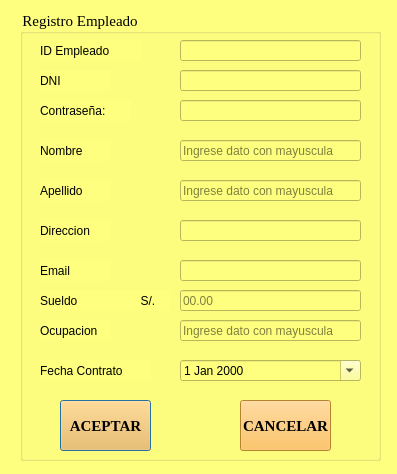
<?xml version="1.0" encoding="UTF-8"?>
<ui version="4.0">
 <class>Gui_Empleado</class>
 <widget class="QDialog" name="Gui_Empleado">
  <property name="enabled">
   <bool>true</bool>
  </property>
  <property name="geometry">
   <rect>
    <x>0</x>
    <y>0</y>
    <width>397</width>
    <height>474</height>
   </rect>
  </property>
  <property name="windowTitle">
   <string>Registro Empleado</string>
  </property>
  <property name="styleSheet">
   <string notr="true">background-color: rgb(255, 255, 127);</string>
  </property>
  <widget class="QGroupBox" name="groupBox">
   <property name="geometry">
    <rect>
     <x>20</x>
     <y>10</y>
     <width>361</width>
     <height>451</height>
    </rect>
   </property>
   <property name="font">
    <font>
     <family>Times New Roman</family>
     <pointsize>11</pointsize>
    </font>
   </property>
   <property name="styleSheet">
    <string notr="true">background-color: rgb(255, 255, 127);</string>
   </property>
   <property name="title">
    <string>Registro Empleado</string>
   </property>
   <widget class="QLabel" name="label">
    <property name="geometry">
     <rect>
      <x>20</x>
      <y>30</y>
      <width>101</width>
      <height>21</height>
     </rect>
    </property>
    <property name="text">
     <string>ID Empleado</string>
    </property>
   </widget>
   <widget class="QLabel" name="label_2">
    <property name="geometry">
     <rect>
      <x>20</x>
      <y>130</y>
      <width>71</width>
      <height>21</height>
     </rect>
    </property>
    <property name="text">
     <string>Nombre</string>
    </property>
   </widget>
   <widget class="QLabel" name="label_3">
    <property name="geometry">
     <rect>
      <x>20</x>
      <y>170</y>
      <width>71</width>
      <height>21</height>
     </rect>
    </property>
    <property name="text">
     <string>Apellido</string>
    </property>
   </widget>
   <widget class="QLabel" name="label_4">
    <property name="geometry">
     <rect>
      <x>20</x>
      <y>210</y>
      <width>71</width>
      <height>21</height>
     </rect>
    </property>
    <property name="text">
     <string>Direccion</string>
    </property>
   </widget>
   <widget class="QLabel" name="label_5">
    <property name="geometry">
     <rect>
      <x>20</x>
      <y>250</y>
      <width>71</width>
      <height>21</height>
     </rect>
    </property>
    <property name="text">
     <string>Email</string>
    </property>
   </widget>
   <widget class="QLabel" name="label_6">
    <property name="geometry">
     <rect>
      <x>20</x>
      <y>280</y>
      <width>131</width>
      <height>21</height>
     </rect>
    </property>
    <property name="text">
     <string>Sueldo                   S/.</string>
    </property>
   </widget>
   <widget class="QLabel" name="label_7">
    <property name="geometry">
     <rect>
      <x>20</x>
      <y>310</y>
      <width>71</width>
      <height>21</height>
     </rect>
    </property>
    <property name="text">
     <string>Ocupacion</string>
    </property>
   </widget>
   <widget class="QLabel" name="label_8">
    <property name="geometry">
     <rect>
      <x>20</x>
      <y>350</y>
      <width>111</width>
      <height>21</height>
     </rect>
    </property>
    <property name="text">
     <string>Fecha Contrato</string>
    </property>
   </widget>
   <widget class="QLineEdit" name="lineEdit_nombreE">
    <property name="geometry">
     <rect>
      <x>160</x>
      <y>130</y>
      <width>181</width>
      <height>21</height>
     </rect>
    </property>
    <property name="placeholderText">
     <string extracomment="Ingresar primer letra una mayuscula">Ingrese dato con mayuscula</string>
    </property>
   </widget>
   <widget class="QLineEdit" name="lineEdit_apellidoE">
    <property name="geometry">
     <rect>
      <x>160</x>
      <y>170</y>
      <width>181</width>
      <height>21</height>
     </rect>
    </property>
    <property name="placeholderText">
     <string>Ingrese dato con mayuscula</string>
    </property>
   </widget>
   <widget class="QLineEdit" name="lineEdit_direccionE">
    <property name="geometry">
     <rect>
      <x>160</x>
      <y>210</y>
      <width>181</width>
      <height>21</height>
     </rect>
    </property>
   </widget>
   <widget class="QLineEdit" name="lineEdit_emailE">
    <property name="geometry">
     <rect>
      <x>160</x>
      <y>250</y>
      <width>181</width>
      <height>21</height>
     </rect>
    </property>
   </widget>
   <widget class="QLineEdit" name="lineEdit_sueldoE">
    <property name="geometry">
     <rect>
      <x>160</x>
      <y>280</y>
      <width>181</width>
      <height>21</height>
     </rect>
    </property>
    <property name="text">
     <string/>
    </property>
    <property name="placeholderText">
     <string>00.00</string>
    </property>
   </widget>
   <widget class="QLineEdit" name="lineEdit_ocupacionE">
    <property name="geometry">
     <rect>
      <x>160</x>
      <y>310</y>
      <width>181</width>
      <height>21</height>
     </rect>
    </property>
    <property name="placeholderText">
     <string>Ingrese dato con mayuscula</string>
    </property>
   </widget>
   <widget class="QDateEdit" name="dateEdit">
    <property name="geometry">
     <rect>
      <x>160</x>
      <y>350</y>
      <width>181</width>
      <height>21</height>
     </rect>
    </property>
    <property name="calendarPopup">
     <bool>true</bool>
    </property>
   </widget>
   <widget class="QPushButton" name="Aceptar_button">
    <property name="geometry">
     <rect>
      <x>40</x>
      <y>390</y>
      <width>91</width>
      <height>51</height>
     </rect>
    </property>
    <property name="font">
     <font>
      <family>Times New Roman</family>
      <pointsize>11</pointsize>
      <weight>75</weight>
      <bold>true</bold>
     </font>
    </property>
    <property name="styleSheet">
     <string notr="true">background-color: rgb(255, 184, 62);</string>
    </property>
    <property name="text">
     <string>ACEPTAR</string>
    </property>
   </widget>
   <widget class="QPushButton" name="Cancel_button">
    <property name="geometry">
     <rect>
      <x>220</x>
      <y>390</y>
      <width>91</width>
      <height>51</height>
     </rect>
    </property>
    <property name="font">
     <font>
      <family>Times New Roman</family>
      <pointsize>11</pointsize>
      <weight>75</weight>
      <bold>true</bold>
     </font>
    </property>
    <property name="styleSheet">
     <string notr="true">background-color: rgb(255, 184, 62);</string>
    </property>
    <property name="text">
     <string>CANCELAR</string>
    </property>
   </widget>
   <widget class="QLineEdit" name="lineEdit_DNI">
    <property name="geometry">
     <rect>
      <x>160</x>
      <y>60</y>
      <width>181</width>
      <height>21</height>
     </rect>
    </property>
   </widget>
   <widget class="QLabel" name="label_9">
    <property name="geometry">
     <rect>
      <x>20</x>
      <y>60</y>
      <width>71</width>
      <height>21</height>
     </rect>
    </property>
    <property name="text">
     <string>DNI</string>
    </property>
   </widget>
   <widget class="QLineEdit" name="lineEdit_idEmpleado">
    <property name="enabled">
     <bool>false</bool>
    </property>
    <property name="geometry">
     <rect>
      <x>160</x>
      <y>30</y>
      <width>181</width>
      <height>21</height>
     </rect>
    </property>
   </widget>
   <widget class="QLineEdit" name="lineEdit_contrasenaE">
    <property name="geometry">
     <rect>
      <x>160</x>
      <y>90</y>
      <width>181</width>
      <height>21</height>
     </rect>
    </property>
    <property name="echoMode">
     <enum>QLineEdit::PasswordEchoOnEdit</enum>
    </property>
   </widget>
   <widget class="QLabel" name="label_10">
    <property name="geometry">
     <rect>
      <x>20</x>
      <y>90</y>
      <width>91</width>
      <height>21</height>
     </rect>
    </property>
    <property name="text">
     <string>Contraseña:</string>
    </property>
   </widget>
  </widget>
 </widget>
 <resources/>
 <connections/>
</ui>
